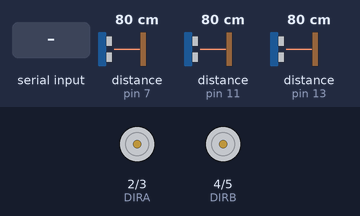
The sketch below on a simulated Arduino Uno, built with avr-gcc and run on an emulated ATmega328P. Shown: direction and speed pins drawn as motors (green arrow = direction pin HIGH = forward, orange = LOW = backward, longer = more drive). The test bench sets the inputs (shaded band); at power-on: distance to the obstacle (sensors on pin 7, pin 11, pin 13) 80 cm. The echo pulse lasts 58.3 µs per cm.

Above: at 1.2 s.
1.3 s: "w" received over Serial
At 2.3 s:
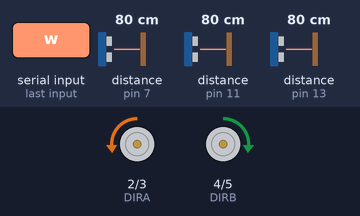
2.8 s: distance to the obstacle (sensor on pin 7) set to 66 cm
4.3 s: distance to the obstacle (sensor on pin 7) set to 58 cm
At 5.3 s:
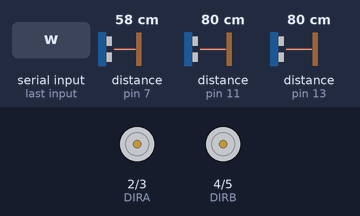
6.3 s: "a" received over Serial
At 7.3 s:
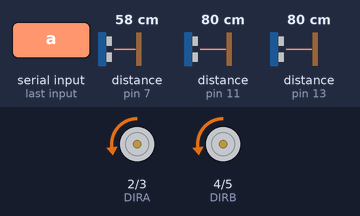
7.8 s: "d" received over Serial
At 8.9 s:
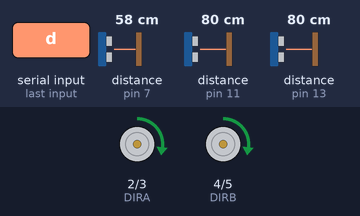
9.4 s: "x" received over Serial
At 9.8 s:
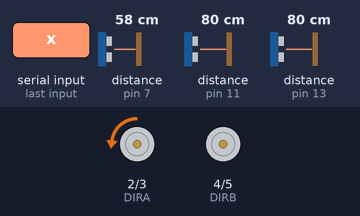
Timing chart, 0 to 12.4 s (numbered marks = the images above; inputs shaded):
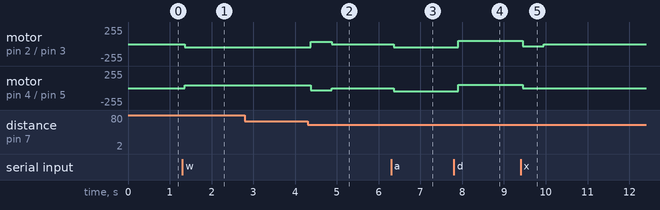

Measured:
- the behaviour switches between 61 and 60 cm on distance to the obstacle (sensor on pin 7) (found by bisection; images 1 and 2)
- after the input at 1.3 s, motor on pin 2 (DIRA) / pin 3 (PWMA): stopped → backward 45/255 after 0.06 s; motor on pin 4 (DIRB) / pin 5 (PWMB): stopped → forward 45/255 after 0.06 s
- after the input at 2.8 s, every drawn part: stays the same
- after the input at 4.3 s, motor on pin 2 (DIRA) / pin 3 (PWMA): backward 45/255 → forward 35/255 after 0.07 s, → stopped 0.50 s later; motor on pin 4 (DIRB) / pin 5 (PWMB): forward 45/255 → backward 35/255 after 0.07 s, → stopped 0.50 s later
- after the input at 6.3 s, motor on pin 2 (DIRA) / pin 3 (PWMA), motor on pin 4 (DIRB) / pin 5 (PWMB): stopped → backward 50/255 after 0.06 s
- after the input at 7.8 s, motor on pin 2 (DIRA) / pin 3 (PWMA), motor on pin 4 (DIRB) / pin 5 (PWMB): backward 50/255 → forward 50/255 after 0.10 s
- after the input at 9.4 s, motor on pin 2 (DIRA) / pin 3 (PWMA): forward 50/255 → backward 35/255 after 0.05 s, → stopped 0.50 s later; motor on pin 4 (DIRB) / pin 5 (PWMB): forward 50/255 → stopped after 0.05 s

The sketch:

ArduinoController.ino
```cpp
  /*Three useful functions are defined:
    setupArdumoto() -- Setup the Ardumoto Shield pins
    driveArdumoto([motor], [direction], [speed]) -- Drive [motor]
      (0 for A, 1 for B) in [direction] (0 or 1) at a [speed]
      between 0 and 255. It will spin until told to stop.
    stopArdumoto([motor]) -- Stop driving [motor] (0 or 1).
  setupArdumoto() is called in the setup().
  The loop() demonstrates use of the motor driving functions.
*/

// Clockwise and counter-clockwise definitions.
// Depending on how you wired your motors, you may need to swap.
#define FORWARD_A 0
#define REVERSE_A 1

#define FORWARD_B 1
#define REVERSE_B 0


// Motor definitions to make life easier:
#define MOTOR_A 0 // left motor
#define MOTOR_B 1 // right motor

//Uultrasonic Definitions
#define Ultra_FrontUltra 0 // Front Top sensor
#define Ultra_RightUltra 1 // Rear Top Sensor
#define Ultra_LeftUltra 2 // Front Bottom Sensor
#define Ultra_RearUltra 3 // Rear Bottom Sensor

// Pin Assignments //
//Default pins:
#define DIRA 2 // Direction control for motor A
#define PWMA 3  // PWM control (speed) for motor A
#define DIRB 4 // Direction control for motor B
#define PWMB 5 // PWM control (speed) for motor B

#define trigPin_FrontUltra 6    // Trigger for Front Sensor
#define echoPin_FrontUltra 7    // Echo for Front Sensor

#define trigPin_RearUltra 8    // Trigger for Back Sensor
#define echoPin_RearUltra 9    // Echo for Back Sensor

#define trigPin_LeftUltra 10    // Trigger for Left Sensor
#define echoPin_LeftUltra 11    // Echo for Left Sensor

#define trigPin_RightUltra 12    // Trigger for Right Sensor
#define echoPin_RightUltra 13    // Echo for Right Sensor

//Variables
bool IsMoving_Forward = false;
bool IsMoving_Reverse = false;
bool IsMoving_Left = false;
bool IsMoving_Right = false;

long duration;
long distance;
int speed = 45;
int Turnspeed = 50;
int brake = 35;
int TurnBrake = 0;
int MaxDistance = 60;
int MaxTurnDistance = 30;

//Function definitions
void MotorLogic (int val);
void driveArdumoto(byte motor, byte dir, byte spd);
void setupArdumoto();
void stopArdumoto(byte motor);


void setup()
{
  setupArdumoto(); // Set all pins as outputs
  Serial.begin(9600);
  // built in LED for testing
  pinMode(LED_BUILTIN, OUTPUT);

  pinMode(trigPin_FrontUltra, OUTPUT);
  pinMode(echoPin_FrontUltra, INPUT);

    pinMode(trigPin_RearUltra, OUTPUT);
  pinMode(echoPin_RearUltra, INPUT);

    pinMode(trigPin_LeftUltra, OUTPUT);
  pinMode(echoPin_LeftUltra, INPUT);

    pinMode(trigPin_RightUltra, OUTPUT);
  pinMode(echoPin_RightUltra, INPUT);

}

void loop(){

//Get move command

 if (Serial.available()){    // if serial value is available
  int val = Serial.read();

    //If moving forward, check sensor first
    if (val == 'w'){
      if ( Get_Distance(Ultra_FrontUltra) >= MaxDistance){
          MotorLogic ('w');
      }
    }

      //If moving left, check sensor first
    if (val == 'a'){
      if ( Get_Distance(Ultra_LeftUltra) >= MaxTurnDistance){
          MotorLogic ('a');
      }
    }

      //If moving right, check sensor first
    if (val == 'd'){
      if ( Get_Distance(Ultra_RightUltra) >= MaxTurnDistance){
          MotorLogic ('d');
      }
    }

      //If moving back, check sensor first
    if (val == 's'){
      if ( Get_Distance(Ultra_RearUltra) >= MaxDistance){
          MotorLogic ('s');
      }
    }

    //If stop
    if (val =='x'){
      MotorLogic('x');
    }
 }


    //if you are moving, check the sensors
    if (IsMoving_Forward == true){
      distance = Get_Distance(Ultra_FrontUltra);

      //Check if we have enough distance to move ahead
      if (distance <= MaxDistance){
         int val='x';
        MotorLogic(val);  //Stop the Motors
      }

    }

    if (IsMoving_Reverse == true){
      distance = Get_Distance(Ultra_RearUltra);

      //Check if we have enough distance to move ahead
      if (distance <= MaxDistance){
        MotorLogic('x');  //Stop the Motors
      }

   }

       if (IsMoving_Left == true){
      distance = Get_Distance(Ultra_LeftUltra);

      //Check if we have enough distance to move ahead
      if (distance <= MaxTurnDistance){
        MotorLogic('x');  //Stop the Motors
      }

   }

       if (IsMoving_Right == true){
      distance = Get_Distance(Ultra_RightUltra);

      //Check if we have enough distance to move ahead
      if (distance <= MaxTurnDistance){
        MotorLogic('x');  //Stop the Motors
      }

   }


}

// driveArdumoto drives 'motor' in 'dir' direction at 'spd' speed
void driveArdumoto(byte motor, byte dir, byte spd)
{
  if (motor == MOTOR_A)
  {
    digitalWrite(DIRA, dir);
    analogWrite(PWMA, spd);
  }
  else if (motor == MOTOR_B)
  {
    digitalWrite(DIRB, dir);
    analogWrite(PWMB, spd);
  }
}

// stopArdumoto makes a motor stop
void stopArdumoto(byte motor)
{
  driveArdumoto(motor, 0, 0);
}

// setupArdumoto initialize all pins
void setupArdumoto()
{
  // All pins should be setup as outputs:
  pinMode(PWMA, OUTPUT);
  pinMode(PWMB, OUTPUT);
  pinMode(DIRA, OUTPUT);
  pinMode(DIRB, OUTPUT);

  // Initialize all pins as low:
  digitalWrite(PWMA, LOW);
  digitalWrite(PWMB, LOW);
  digitalWrite(DIRA, LOW);
  digitalWrite(DIRB, LOW);
}

void MotorLogic (int val){

if (val=='w'){

          IsMoving_Forward = true;
          IsMoving_Reverse = false;
          IsMoving_Left = false;
          IsMoving_Right = false;

          driveArdumoto(MOTOR_A, FORWARD_A, speed);
          driveArdumoto(MOTOR_B, FORWARD_B, speed);
          digitalWrite(LED_BUILTIN, HIGH);   // turn the LED on (HIGH is the voltage level)
          //delay(100);                       // wait for a second
          digitalWrite(LED_BUILTIN, LOW);   // turn the LED off by making the voltage LOW


  }
   if (val=='a'){

          IsMoving_Forward = false;
          IsMoving_Reverse = false;
          IsMoving_Left = true;
          IsMoving_Right = false;

          driveArdumoto(MOTOR_A, FORWARD_A, Turnspeed);
          driveArdumoto(MOTOR_B, REVERSE_B, Turnspeed);
          digitalWrite(LED_BUILTIN, HIGH);   // turn the LED on (HIGH is the voltage level)
          //delay(100);                       // wait for a second
          digitalWrite(LED_BUILTIN, LOW);   // turn the LED off by making the voltage LOW


  }

   if (val=='s'){

          IsMoving_Forward = false;
          IsMoving_Reverse = true;
          IsMoving_Left = false;
          IsMoving_Right = false;

          driveArdumoto(MOTOR_A, REVERSE_A, speed);
          driveArdumoto(MOTOR_B, REVERSE_B, speed);
          digitalWrite(LED_BUILTIN, HIGH);   // turn the LED on (HIGH is the voltage level)
          //delay(100);                       // wait for a second
          digitalWrite(LED_BUILTIN, LOW);   // turn the LED off by making the voltage LOW


  }

   if (val=='d'){

          IsMoving_Forward = false;
          IsMoving_Reverse = false;
          IsMoving_Left = false;
          IsMoving_Right = true;

          driveArdumoto(MOTOR_A, REVERSE_A, Turnspeed);
          driveArdumoto(MOTOR_B, FORWARD_B, Turnspeed);
          digitalWrite(LED_BUILTIN, HIGH);   // turn the LED on (HIGH is the voltage level)
          //delay(100);                       // wait for a second
          digitalWrite(LED_BUILTIN, LOW);   // turn the LED off by making the voltage LOW

    }


    if (val == 'x'){


        //If we were previously moving forward
        if (IsMoving_Forward == true){
          //Drive motors in reverse for a short period of time to slow down
          driveArdumoto(MOTOR_A, REVERSE_A, brake);
          driveArdumoto(MOTOR_B, REVERSE_B, brake);
          delay(500);
        }

          if (IsMoving_Reverse == true){
          //Drive motors in reverse for a short period of time to slow down
          driveArdumoto(MOTOR_A, FORWARD_A, brake);
          driveArdumoto(MOTOR_B, FORWARD_B, brake);
          delay(500);
        }

          if (IsMoving_Left == true){
          //Drive motors in reverse for a short period of time to slow down
          driveArdumoto(MOTOR_A, REVERSE_A, TurnBrake);
          driveArdumoto(MOTOR_B, FORWARD_B, brake);
          delay(500);
        }

          if (IsMoving_Right == true){
          //Drive motors in reverse for a short period of time to slow down
          driveArdumoto(MOTOR_A, FORWARD_A, brake);
          driveArdumoto(MOTOR_B, REVERSE_B, TurnBrake);
          delay(500);
        }

        IsMoving_Forward = false;
        IsMoving_Reverse = false;
        IsMoving_Left = false;
        IsMoving_Right = false;

       driveArdumoto(MOTOR_A, REVERSE_A, 0);
       driveArdumoto(MOTOR_B, REVERSE_B, 0);
       digitalWrite(LED_BUILTIN, HIGH);   // turn the LED on (HIGH is the voltage level)
       delay(100);                       // wait for a second
       digitalWrite(LED_BUILTIN, LOW);   // turn the LED off by making the voltage LOW
      }


}


long Get_Distance(byte sensor){

int trigPin;
int echoPin;

//Choose sensor
  if (sensor == Ultra_FrontUltra){
    trigPin = trigPin_FrontUltra;
    echoPin = echoPin_FrontUltra;
  }
  else if (sensor == Ultra_RearUltra){
    trigPin = trigPin_RearUltra;
    echoPin = echoPin_RearUltra;
  }
   else if (sensor == Ultra_LeftUltra){
    trigPin = trigPin_LeftUltra;
    echoPin = echoPin_LeftUltra;
  }
  else if (sensor == Ultra_RightUltra){
    trigPin = trigPin_RightUltra;
    echoPin = echoPin_RightUltra;
  }


// The sensor is triggered by a HIGH pulse of 10 or more microseconds.
  // Give a short LOW pulse beforehand to ensure a clean HIGH pulse:
  digitalWrite(trigPin, LOW);
  delayMicroseconds(5);
  digitalWrite(trigPin, HIGH);
  delayMicroseconds(10);
  digitalWrite(trigPin, LOW);

  // Read the signal from the sensor: a HIGH pulse whose
  // duration is the time (in microseconds) from the sending
  // of the ping to the reception of its echo off of an object.
  pinMode(echoPin, INPUT);
  duration = pulseIn(echoPin, HIGH);

  // Convert the time into a distance
long cm = (duration/2) / 29.1;     // Divide by 29.1 or multiply by 0.034

  delay(50);
  return cm;
}
```
